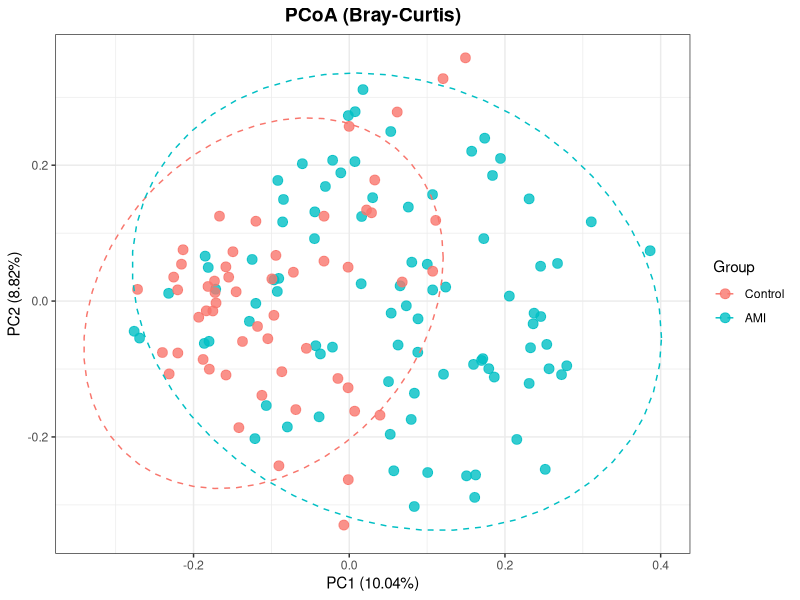

Generate this figure with R:
# ================================
# Beta 多样性分析 (Bray-Curtis + PCoA + PERMANOVA)
# ================================

# ---- 加载包 ----
if (!require("vegan")) install.packages("vegan", repos="https://mirrors.tuna.tsinghua.edu.cn/CRAN/")
if (!require("ggplot2")) install.packages("ggplot2", repos="https://mirrors.tuna.tsinghua.edu.cn/CRAN/")
if (!require("ggpubr")) install.packages("ggpubr", repos="https://mirrors.tuna.tsinghua.edu.cn/CRAN/")

library(vegan)
library(ggplot2)
library(ggpubr)

# ---- 设置工作目录  ----
setwd("D:/机器学习与生物信息学/北京朝阳医院项目/R")

# ---- 读取数据 ----
df <- read.csv("R_data.csv", header = TRUE, row.names = 1, check.names = FALSE)

# ---- 提取数值型丰度矩阵 ----
otu <- df[, sapply(df, is.numeric)]
otu <- t(otu)  # 转置为样本 × 物种

# ---- 生成分组信息 (AMI vs Control) ----
sample_ids <- rownames(otu)
group <- ifelse(grepl("AMI", sample_ids, ignore.case = TRUE), "AMI", "Control")
metadata <- data.frame(SampleID = sample_ids, Group = factor(group, levels = c("Control", "AMI")))

# ---- 计算 Bray-Curtis 距离 ----
bray_dist <- vegdist(otu, method = "bray")

# ---- PCoA ----
pcoa <- cmdscale(bray_dist, eig = TRUE, k = 2)
pcoa_df <- data.frame(
  SampleID = rownames(pcoa$points),
  PC1 = pcoa$points[, 1],
  PC2 = pcoa$points[, 2],
  Group = metadata$Group
)

# ---- 计算方差解释率 ----
eig <- pcoa$eig / sum(pcoa$eig)
xlab <- paste0("PC1 (", round(eig[1] * 100, 2), "%)")
ylab <- paste0("PC2 (", round(eig[2] * 100, 2), "%)")

# ---- 绘图 ----
p <- ggplot(pcoa_df, aes(x = PC1, y = PC2, color = Group)) +
  geom_point(size = 3, alpha = 0.8) +
  stat_ellipse(level = 0.95, linetype = 2) +
  labs(title = "PCoA (Bray-Curtis)", x = xlab, y = ylab) +
  theme_bw() +
  theme(plot.title = element_text(hjust = 0.5, size = 14, face = "bold"))

# 保存图片
ggsave("Beta_diversity_PCoA.png", plot = p, width = 7, height = 6, dpi = 300)

# ---- PERMANOVA 检验 ----
permanova <- adonis2(bray_dist ~ Group, data = metadata)
print(permanova)

# 保存 PERMANOVA 结果
sink("Beta_diversity_PERMANOVA.txt")
print(permanova)
sink()
